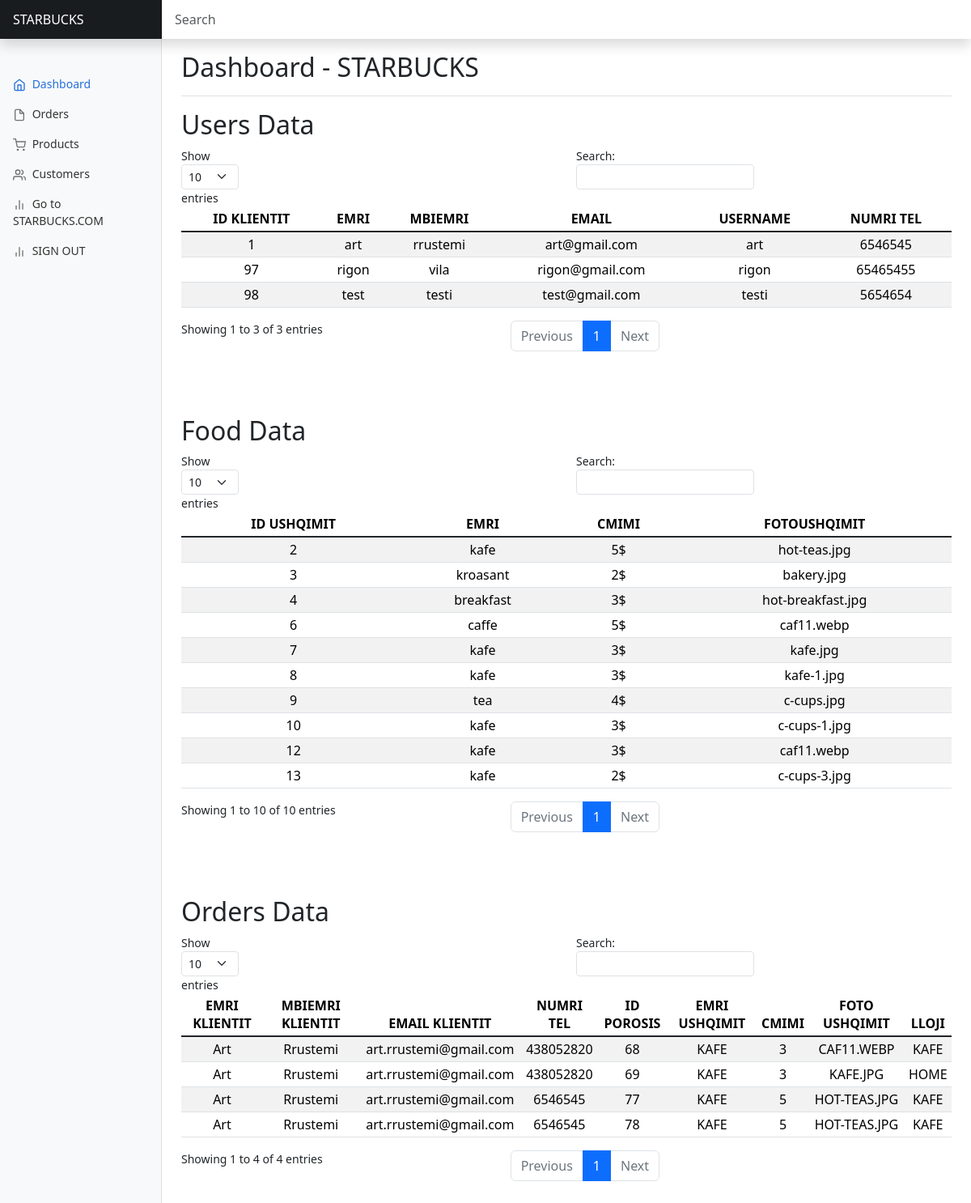
/dashboard/dashboard.php, run on the app's committed database.
### tables this page shows
CREATE TABLE `klient` (
  `idKlientit` int(11) NOT NULL,
  `emri` varchar(100) NOT NULL,
  `mbiemri` varchar(100) NOT NULL,
  `email` varchar(100) NOT NULL,
  `username` varchar(100) NOT NULL,
  `passwordi` varchar(255) NOT NULL,
  `roli` tinyint(1) NOT NULL,
  `numriTel` bigint(11) NOT NULL
);

CREATE TABLE `ushqimet` (
  `idUshqimit` int(11) NOT NULL,
  `emri` varchar(100) NOT NULL,
  `cmimi` int(11) NOT NULL,
  `fotoUshqimit` varchar(255) NOT NULL,
  `lloji` varchar(50) NOT NULL
);

CREATE TABLE `porosit` (
  `emriKlientit` varchar(100) NOT NULL,
  `mbiemriKlientit` varchar(100) NOT NULL,
  `emailKlientit` varchar(100) NOT NULL,
  `numriTel` bigint(11) NOT NULL,
  `idPorosis` int(11) NOT NULL,
  `emriUshqimit` varchar(100) NOT NULL,
  `cmimi` int(11) NOT NULL,
  `fotoUshqimit` varchar(255) NOT NULL,
  `lloji` varchar(100) NOT NULL,
  `idKlientit` int(11) NOT NULL,
  `idUshqimit` int(11) NOT NULL
);

### dashboard/libs/database.php (called while the page is built, shortened)
<?php
class Database
{
    private $host = DB_HOST;
    private $user = DB_USER;
    private $pass = DB_PASS;
    private $dbname = DB_NAME;
    private function connectDB()
    {
        try {
            $dsn = "mysql:host=" . $this->host . ";dbname=" . $this->dbname;
            $pdo = new PDO($dsn, $this->user, $this->pass);
            $pdo->setAttribute(PDO::ATTR_ERRMODE, PDO::ERRMODE_EXCEPTION);
            return $pdo;
        } catch (PDOException $e) {
            echo "Lidhja me DB deshtoi " . $e->getMessage();
        }
    }
    public function prepare($sql)
    {
        return $this->connectDB()->prepare($sql);
    }
}

### dashboard/libs/client.php (called while the page is built, shortened)
<?php
include_once('database.php');
class Client extends Database
{
    protected $idKlientit;
    protected $emri;
    protected $mbiemri;
    protected $email;
    protected $username;
    protected $numriTel;
    public function getID()
    {
        return $this->idKlientit;
    }
    public function getEmri()
    {
        return $this->emri;
    }
    public function getMbiemri()
    {
        return $this->mbiemri;
    }
    public function getEmail()
    {
        return $this->email;
    }
    public function getUsername()
    {
        return $this->username;
    }
    public function getNumriTel()
    {
        return $this->numriTel;
    }
    public function get_all_clients()
    {
        $sql = "SELECT idKlientit,emri,mbiemri,email,username,passwordi,roli,numriTel from klient";
        $result = $this->prepare($sql);
        $result->execute();
        return $result->fetchAll(PDO::FETCH_CLASS, __NAMESPACE__ . "\\client");
    }
}

### dashboard/libs/ushqimet.php (called while the page is built, shortened)
<?php
include_once('database.php');
class Ushqimet extends Database
{
    protected $idUshqimit;
    protected $emri;
    protected $cmimi;
    protected $fotoUshqimit;
    public function getIdUshqimit()
    {
        return $this->idUshqimit;
    }
    public function getEmri()
    {
        return $this->emri;
    }
    public function getCmimi()
    {
        return $this->cmimi;
    }
    public function getFotoUshqimit()
    {
        return $this->fotoUshqimit;
    }
    public function get_all_foods()
    {
        $sql = "SELECT idUshqimit,emri,cmimi,fotoUshqimit,lloji from ushqimet";
        $result = $this->prepare($sql);
        $result->execute();
        return $result->fetchAll(PDO::FETCH_CLASS, __NAMESPACE__ . "\\ushqimet");
    }
}

### dashboard/libs/porosit.php (called while the page is built, shortened)
<?php
include_once('database.php');
class Porosit extends Database
{
    protected $emriKlientit;
    protected $mbiemriKlientit;
    protected $emailKlientit;
    protected $numriTel;
    protected $idPorosis;
    protected $emriUshqimit;
    protected $cmimi;
    protected $fotoUshqimit;
    protected $lloji;
    public function getEmri()
    {
        return $this->emriKlientit;
    }
    public function getMbiemri()
    {
        return $this->mbiemriKlientit;
    }
    public function getEmail()
    {
        return $this->emailKlientit;
    }
    public function getNumriTel()
    {
        return $this->numriTel;
    }
    public function getIdPorosis()
    {
        return $this->idPorosis;
    }
    public function getEmriUshqimit()
    {
        return $this->emriUshqimit;
    }
    public function getCmimi()
    {
        return $this->cmimi;
    }
    public function getFotoUshqimit()
    {
        return $this->fotoUshqimit;
    }
    public function getLloji()
    {
        return $this->lloji;
    }
    public function getAll_orders()
    {
        $sql = "SELECT * FROM porosit";
        $result = $this->prepare($sql);
        $result->execute();
        $result->setFetchMode(PDO::FETCH_CLASS, __NAMESPACE__ . "\\porosit");
        return $result->fetchAll();
    }
}

### dashboard/dashboard.php (the view, shortened to what this page needs)
<?php
include_once('libs/Client.php');
include_once('libs/ushqimet.php');
include_once('libs/porosit.php');
include_once('libs/navbar-dashboard.php');
?>
<main class="col-md-9 ms-sm-auto col-lg-10 px-md-4">
  <div class="d-flex justify-content-between flex-wrap flex-md-nowrap align-items-center pt-3 pb-2 mb-3 border-bottom">
    <h1 class="h2">Dashboard - STARBUCKS</h1>
  </div>
  <h2>Users Data</h2>
  <div class="table-responsive">
    <table id="example" class="table table-striped table-sm">
      <thead>
        <tr>
          <th scope="col" class='text-center'>ID KLIENTIT</th>
          <th scope="col" class='text-center'>EMRI</th>
          <th scope="col" class='text-center'>MBIEMRI</th>
          <th scope="col" class='text-center'>EMAIL</th>
          <th scope="col" class='text-center'>USERNAME</th>
          <th scope="col" class='text-center'>NUMRI TEL</th>
        </tr>
      </thead>
      <tbody id="myTable">
        <?php
        $client = new Client();
        foreach ($client->get_all_clients() as $c) {
          echo "<tr>";
          echo  "<td class='text-center'>" . $c->getID() . "</td>";
          echo  "<td class='text-center'>" . $c->getEmri() . "</td>";
          echo "<td class='text-center'>" . $c->getMbiemri() . "</td>";
          echo "<td class='text-center'>" . $c->getEmail() . "</td>";
          echo "<td class='text-center'>" . $c->getUsername() . "</td>";
          echo "<td class='text-center'>" . $c->getNumriTel() . "</td>";
          echo "</tr>";
        }
        ?>
      </tbody>
    </table>
  </div>
  <br>
  <br>
  <br>
  <h2>Food Data</h2>
  <div class="table-responsive">
    <table id="example1" class="table table-striped table-sm">
      <thead>
        <tr>
          <th scope="col" class='text-center'>ID USHQIMIT</th>
          <th scope="col" class='text-center'>EMRI</th>
          <th scope="col" class='text-center'>CMIMI</th>
          <th scope="col" class='text-center'>FOTOUSHQIMIT</th>
        </tr>
      </thead>
      <tbody id="myTable">
        <?php
        $food = new Ushqimet();
        foreach ($food->get_all_foods() as $f) {
          echo "<tr>";
          echo  "<td class='text-center'>" . $f->getIdUshqimit() . "</td>";
          echo  "<td class='text-center'>" . $f->getEmri() . "</td>";
          echo "<td class='text-center'>" . $f->getCmimi() . "$</td>";
          echo "<td class='text-center'>" . $f->getFotoUshqimit() . "</td>";
          echo "</tr>";
        }
        ?>
      </tbody>
    </table>
  </div>
  <br>
  <br>
  <br>
  <h2>Orders Data</h2>
  <div class="table-responsive">
    <table id="example11" class="table table-striped table-sm">
      <thead>
        <tr>
          <th class='text-center' scope="col">EMRI KLIENTIT</th>
          <th class='text-center' scope="col">MBIEMRI KLIENTIT</th>
          <th class='text-center' scope="col">EMAIL KLIENTIT</th>
          <th class='text-center' scope="col">NUMRI TEL</th>
          <th class='text-center' scope="col">ID POROSIS</th>
          <th class='text-center' scope="col">EMRI USHQIMIT</th>
          <th class='text-center' scope="col">CMIMI</th>
          <th class='text-center' scope="col">FOTO USHQIMIT</th>
          <th class='text-center' scope="col">LLOJI</th>
        </tr>
      </thead>
      <tbody id="myTable">
        <?php
        $porosit1 = new Porosit();
        foreach ($porosit1->getAll_orders() as $p1) {
          echo "<tr>";
          echo  "<td class='text-center'>" . $p1->getEmri() . "</td>";
          echo  "<td class='text-center'>" . $p1->getMbiemri() . "</td>";
          echo  "<td class='text-center'>" . $p1->getEmail() . "</td>";
          echo "<td class='text-center'>" . $p1->getNumriTel() . "</td>";
          echo "<td class='text-center'>" . $p1->getIdPorosis() . "</td>";
          echo "<td class='text-center'>" . $p1->getEmriUshqimit() . "</td>";
          echo "<td class='text-center'>" . $p1->getCmimi() . "</td>";
          echo "<td class='text-center'>" . $p1->getFotoUshqimit() . "</td>";
          echo "<td class='text-center'>" . $p1->getLloji() . "</td>";
          echo "</tr>";
        }
        ?>
      </tbody>
    </table>
  </div>
  <br>
  <br>
  <br>
</main>
</body>
</html>

### dashboard/dashboard.css (style rules this page uses)
body { font-size: .875rem; }

### data on the page
klient: idKlientit "1", emri "art", mbiemri "rrustemi", email "art@gmail.com", username "art", numriTel "6546545"
klient: idKlientit "97", emri "rigon", mbiemri "vila", email "rigon@gmail.com", username "rigon", numriTel "65465455"
klient: idKlientit "98", emri "test", mbiemri "testi", email "test@gmail.com", username "testi", numriTel "5654654"
ushqimet: idUshqimit "2", emri "kafe", cmimi "5", fotoUshqimit "hot-teas.jpg"
ushqimet: idUshqimit "3", emri "kroasant", cmimi "2", fotoUshqimit "bakery.jpg"
ushqimet: idUshqimit "4", emri "breakfast", cmimi "3", fotoUshqimit "hot-breakfast.jpg"
ushqimet: idUshqimit "6", emri "caffe", cmimi "5", fotoUshqimit "caf11.webp"
ushqimet: idUshqimit "7", emri "kafe", cmimi "3", fotoUshqimit "kafe.jpg"
ushqimet: idUshqimit "8", emri "kafe", cmimi "3", fotoUshqimit "kafe-1.jpg"
ushqimet: idUshqimit "9", emri "tea", cmimi "4", fotoUshqimit "c-cups.jpg"
ushqimet: idUshqimit "10", emri "kafe", cmimi "3", fotoUshqimit "c-cups-1.jpg"
ushqimet: idUshqimit "12", emri "kafe", cmimi "3", fotoUshqimit "caf11.webp"
ushqimet: idUshqimit "13", emri "kafe", cmimi "2", fotoUshqimit "c-cups-3.jpg"
porosit: emriKlientit "Art", mbiemriKlientit "Rrustemi", emailKlientit "art.rrustemi@gmail.com", numriTel "438052820", idPorosis "68", emriUshqimit "KAFE", cmimi "3", fotoUshqimit "CAF11.WEBP", lloji "KAFE"
porosit: emriKlientit "Art", mbiemriKlientit "Rrustemi", emailKlientit "art.rrustemi@gmail.com", numriTel "438052820", idPorosis "69", emriUshqimit "KAFE", cmimi "3", fotoUshqimit "KAFE.JPG", lloji "HOME"
porosit: emriKlientit "Art", mbiemriKlientit "Rrustemi", emailKlientit "art.rrustemi@gmail.com", numriTel "6546545", idPorosis "77", emriUshqimit "KAFE", cmimi "5", fotoUshqimit "HOT-TEAS.JPG", lloji "KAFE"
porosit: emriKlientit "Art", mbiemriKlientit "Rrustemi", emailKlientit "art.rrustemi@gmail.com", numriTel "6546545", idPorosis "78", emriUshqimit "KAFE", cmimi "5", fotoUshqimit "HOT-TEAS.JPG", lloji "KAFE"
